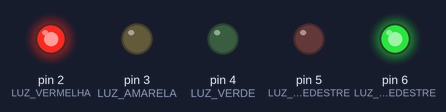
A sketch run on a simulated Arduino Uno, built with avr-gcc and run on an emulated ATmega328P. Shown: output pins drawn as LEDs (lit = HIGH). What the sketch prints to the serial monitor is not drawn.

Above: at 4.0 s.
At 8.37 s:
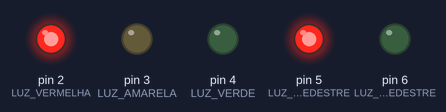
At 9.62 s:
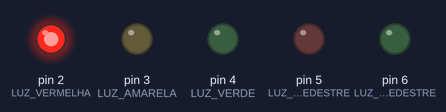
At 15.2 s:
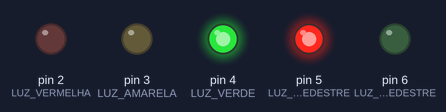
At 22.2 s:
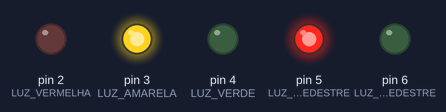
Timing chart, 0 to 31.5 s (numbered marks = the images above):
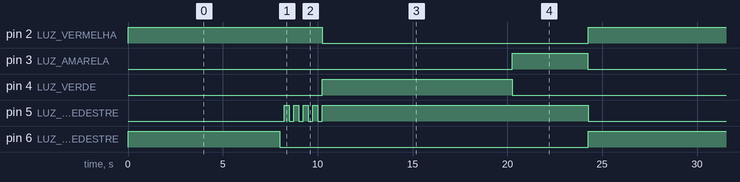

The sketch:

semaforo.ino
```cpp
#define LUZ_VERMELHA 2
#define LUZ_AMARELA 3
#define LUZ_VERDE 4

#define LUZ_VERMELHA_PEDESTRE 5
#define LUZ_VERDE_PEDESTRE 6

#define DEZ_SEGUNDOS 10000
#define OITO_SEGUNDOS 8000
#define QUATRO_SEGUNDOS 4000
void setup() {

  Serial.begin(9600);

  iniciaPortas();

}

void loop() {

  tocaSemaforo();
  Serial.println(LUZ_VERMELHA);
}

void iniciaPortas(){

  pinMode(LUZ_VERMELHA, OUTPUT);
  pinMode(LUZ_AMARELA, OUTPUT);
  pinMode(LUZ_VERDE, OUTPUT);
  pinMode(LUZ_VERMELHA_PEDESTRE, OUTPUT);
  pinMode(LUZ_VERDE_PEDESTRE, OUTPUT);
}

void tocaSemaforo() {


  digitalWrite(LUZ_VERMELHA, HIGH);


  digitalWrite(LUZ_VERDE_PEDESTRE, HIGH);
  digitalWrite(LUZ_VERMELHA_PEDESTRE, LOW);

  delay(OITO_SEGUNDOS);

  piscaPedestre();

  digitalWrite(LUZ_VERDE_PEDESTRE, LOW);
  digitalWrite(LUZ_VERMELHA_PEDESTRE, HIGH);

  digitalWrite(LUZ_VERMELHA, LOW);


  digitalWrite(LUZ_VERDE, HIGH);

  digitalWrite(LUZ_VERDE_PEDESTRE, LOW);
  digitalWrite(LUZ_VERMELHA_PEDESTRE, HIGH);

  delay(DEZ_SEGUNDOS);

  digitalWrite(LUZ_VERDE, LOW);
  digitalWrite(LUZ_AMARELA, HIGH);
  delay(QUATRO_SEGUNDOS);
  digitalWrite(LUZ_AMARELA, LOW);
}

void piscaPedestre(){

    digitalWrite(LUZ_VERDE_PEDESTRE, LOW);
    delay(250);

    for (int i = 0; i < 4; i++) {
    digitalWrite(LUZ_VERMELHA_PEDESTRE, HIGH);
    delay(250);
    digitalWrite(LUZ_VERMELHA_PEDESTRE, LOW);
    delay(250);
  }

}
```

Measured:
- by itself, pin 2 (LUZ_VERMELHA): alternates HIGH for 10.3 s and LOW for 14.0 s
- by itself, pin 3 (LUZ_AMARELA): alternates HIGH for 4.0 s and LOW for 20.3 s
- by itself, pin 4 (LUZ_VERDE): alternates HIGH for 10.0 s and LOW for 14.3 s
- by itself, pin 5 (LUZ_VERMELHA_PEDESTRE): repeats every 24.3 s: 3 × (LOW 0.25 s, HIGH 0.25 s), LOW 0.25 s, HIGH 14.0 s, LOW 8.3 s, HIGH 0.25 s
- by itself, pin 6 (LUZ_VERDE_PEDESTRE): alternates HIGH for 8.0 s and LOW for 16.3 s
